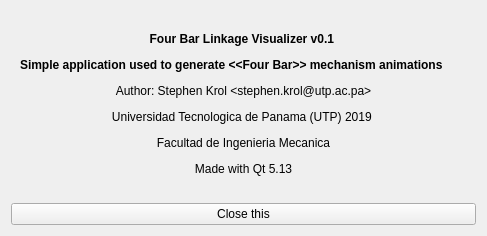
<?xml version="1.0" encoding="UTF-8"?>
<ui version="4.0">
 <class>About</class>
 <widget class="QWidget" name="About">
  <property name="geometry">
   <rect>
    <x>0</x>
    <y>0</y>
    <width>487</width>
    <height>236</height>
   </rect>
  </property>
  <property name="windowTitle">
   <string>About this</string>
  </property>
  <layout class="QVBoxLayout" name="verticalLayout">
   <item>
    <widget class="QWidget" name="widget" native="true">
     <layout class="QHBoxLayout" name="horizontalLayout">
      <item>
       <widget class="QLabel" name="label">
        <property name="text">
         <string>&lt;html&gt;&lt;head/&gt;&lt;body&gt;&lt;p align=&quot;center&quot;&gt;&lt;span style=&quot; font-weight:600;&quot;&gt;Four Bar Linkage Visualizer v0.1 &lt;/span&gt;&lt;/p&gt;&lt;p&gt;&lt;span style=&quot; font-weight:600;&quot;&gt;Simple application used to generate &amp;lt;&amp;lt;Four Bar&amp;gt;&amp;gt; mechanism animations&lt;/span&gt;&lt;/p&gt;&lt;p align=&quot;center&quot;&gt;Author: Stephen Krol &amp;lt;stephen.krol@utp.ac.pa&amp;gt;&lt;/p&gt;&lt;p align=&quot;center&quot;&gt;Universidad Tecnologica de Panama (UTP) 2019 &lt;/p&gt;&lt;p align=&quot;center&quot;&gt;Facultad de Ingenieria Mecanica&lt;/p&gt;&lt;p align=&quot;center&quot;&gt;Made with Qt 5.13&lt;/p&gt;&lt;/body&gt;&lt;/html&gt;</string>
        </property>
       </widget>
      </item>
     </layout>
    </widget>
   </item>
   <item>
    <widget class="QPushButton" name="pushButton">
     <property name="text">
      <string>Close this</string>
     </property>
    </widget>
   </item>
  </layout>
 </widget>
 <resources/>
 <connections/>
</ui>
